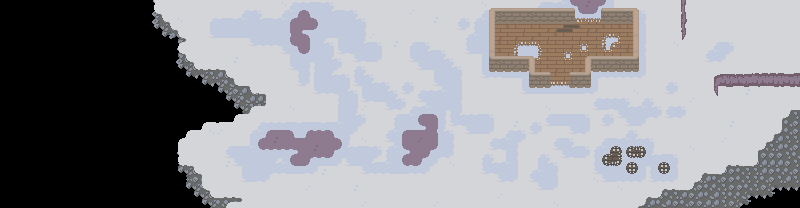

A level layout from a 2D game, rendered from its tile map. Below: a short description, then the map file with tile-grid data replaced by summaries:
An orthogonal 100x26 tile map with 8x8 px tiles, 3 tile layers (-1, Livello tile 1, +1), 3 tilesets.

<map version="1.9" tiledversion="1.9.2" orientation="orthogonal" renderorder="right-down" width="100" height="26" tilewidth="8" tileheight="8" infinite="0" nextlayerid="4" nextobjectid="1">
 <tileset firstgid="1" source="main_tileset.tsx" />
 <tileset firstgid="337" source="walls_tileset.tsx" />
 <tileset firstgid="385" source="slope_tileset.tsx" />
 <layer id="3" name="-1" width="100" height="26">
  <data>[2600 cells, 296 non-empty, 20 distinct tile ids]</data>
 </layer>
 <layer id="1" name="Livello tile 1" width="100" height="26">
  <data>[2600 cells, 1871 non-empty, 102 distinct tile ids]</data>
 </layer>
 <layer id="2" name="+1" width="100" height="26">
  <data>[2600 cells, 78 non-empty, 19 distinct tile ids]</data>
 </layer>
</map>
